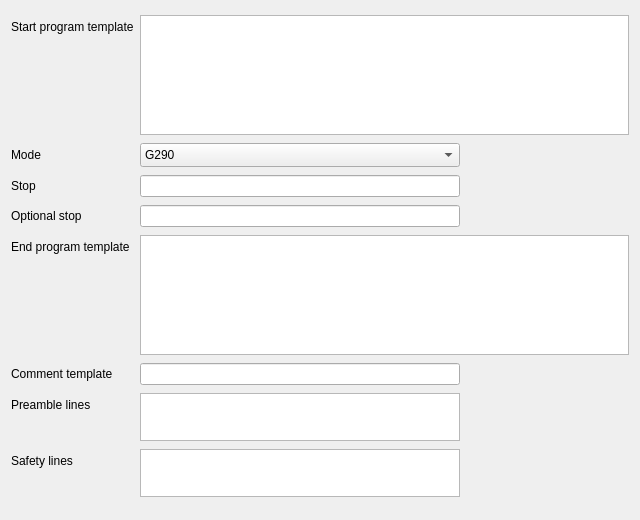
                                    <widget class="QWidget" name="programTabContents">
                                        <property name="geometry">
                                            <rect>
                                                <x>0</x>
                                                <y>0</y>
                                                <width>640</width>
                                                <height>520</height>
                                            </rect>
                                        </property>
                                        <layout class="QFormLayout" name="programForm">
                                            <item row="0" column="0">
                                                <widget class="QLabel" name="programStartEditLabel">
                                                    <property name="text">
                                                        <string>Start program template</string>
                                                    </property>
                                                </widget>
                                            </item>
                                            <item row="0" column="1">
                                                <widget class="QPlainTextEdit" name="programStartEdit">
                                                    <property name="minimumSize">
                                                        <size>
                                                            <width>0</width>
                                                            <height>72</height>
                                                        </size>
                                                    </property>
                                                    <property name="maximumSize">
                                                        <size>
                                                            <width>16777215</width>
                                                            <height>120</height>
                                                        </size>
                                                    </property>
                                                </widget>
                                            </item>
                                            <item row="1" column="0">
                                                <widget class="QLabel" name="programModeComboLabel">
                                                    <property name="text">
                                                        <string>Mode</string>
                                                    </property>
                                                </widget>
                                            </item>
                                            <item row="1" column="1">
                                                <widget class="QComboBox" name="programModeCombo">
                                                    <item>
                                                        <property name="text">
                                                            <string>G290</string>
                                                        </property>
                                                    </item>
                                                    <item>
                                                        <property name="text">
                                                            <string>G291</string>
                                                        </property>
                                                    </item>
                                                    <property name="maximumSize">
                                                        <size>
                                                            <width>320</width>
                                                            <height>16777215</height>
                                                        </size>
                                                    </property>
                                                    <property name="sizeAdjustPolicy">
                                                        <enum>QComboBox::SizeAdjustPolicy::AdjustToMinimumContentsLengthWithIcon</enum>
                                                    </property>
                                                    <property name="minimumContentsLength">
                                                        <number>16</number>
                                                    </property>
                                                </widget>
                                            </item>
                                            <item row="2" column="0">
                                                <widget class="QLabel" name="programStopEditLabel">
                                                    <property name="text">
                                                        <string>Stop</string>
                                                    </property>
                                                </widget>
                                            </item>
                                            <item row="2" column="1">
                                                <widget class="QLineEdit" name="programStopEdit">
                                                    <property name="maximumSize">
                                                        <size>
                                                            <width>320</width>
                                                            <height>16777215</height>
                                                        </size>
                                                    </property>
                                                </widget>
                                            </item>
                                            <item row="3" column="0">
                                                <widget class="QLabel" name="programOptionalStopEditLabel">
                                                    <property name="text">
                                                        <string>Optional stop</string>
                                                    </property>
                                                </widget>
                                            </item>
                                            <item row="3" column="1">
                                                <widget class="QLineEdit" name="programOptionalStopEdit">
                                                    <property name="maximumSize">
                                                        <size>
                                                            <width>320</width>
                                                            <height>16777215</height>
                                                        </size>
                                                    </property>
                                                </widget>
                                            </item>
                                            <item row="4" column="0">
                                                <widget class="QLabel" name="programEndEditLabel">
                                                    <property name="text">
                                                        <string>End program template</string>
                                                    </property>
                                                </widget>
                                            </item>
                                            <item row="4" column="1">
                                                <widget class="QPlainTextEdit" name="programEndEdit">
                                                    <property name="minimumSize">
                                                        <size>
                                                            <width>0</width>
                                                            <height>72</height>
                                                        </size>
                                                    </property>
                                                    <property name="maximumSize">
                                                        <size>
                                                            <width>16777215</width>
                                                            <height>120</height>
                                                        </size>
                                                    </property>
                                                </widget>
                                            </item>
                                            <item row="5" column="0">
                                                <widget class="QLabel" name="commentTemplateEditLabel">
                                                    <property name="text">
                                                        <string>Comment template</string>
                                                    </property>
                                                </widget>
                                            </item>
                                            <item row="5" column="1">
                                                <widget class="QLineEdit" name="commentTemplateEdit">
                                                    <property name="maximumSize">
                                                        <size>
                                                            <width>320</width>
                                                            <height>16777215</height>
                                                        </size>
                                                    </property>
                                                </widget>
                                            </item>
                                            <item row="6" column="0">
                                                <widget class="QLabel" name="preambleEditLabel">
                                                    <property name="text">
                                                        <string>Preamble lines</string>
                                                    </property>
                                                </widget>
                                            </item>
                                            <item row="6" column="1">
                                                <widget class="QPlainTextEdit" name="preambleEdit">
                                                    <property name="maximumSize">
                                                        <size>
                                                            <width>320</width>
                                                            <height>48</height>
                                                        </size>
                                                    </property>
                                                    <property name="minimumSize">
                                                        <size>
                                                            <width>0</width>
                                                            <height>36</height>
                                                        </size>
                                                    </property>
                                                </widget>
                                            </item>
                                            <item row="7" column="0">
                                                <widget class="QLabel" name="safetyEditLabel">
                                                    <property name="text">
                                                        <string>Safety lines</string>
                                                    </property>
                                                </widget>
                                            </item>
                                            <item row="7" column="1">
                                                <widget class="QPlainTextEdit" name="safetyEdit">
                                                    <property name="maximumSize">
                                                        <size>
                                                            <width>320</width>
                                                            <height>48</height>
                                                        </size>
                                                    </property>
                                                    <property name="minimumSize">
                                                        <size>
                                                            <width>0</width>
                                                            <height>36</height>
                                                        </size>
                                                    </property>
                                                </widget>
                                            </item>
                                            <property name="fieldGrowthPolicy">
                                                <enum>QFormLayout::FieldGrowthPolicy::AllNonFixedFieldsGrow</enum>
                                            </property>
                                            <property name="formAlignment">
                                                <set>Qt::AlignmentFlag::AlignLeft|Qt::AlignmentFlag::AlignTop</set>
                                            </property>
                                            <property name="verticalSpacing">
                                                <number>4</number>
                                            </property>
                                        </layout>
                                    </widget>
